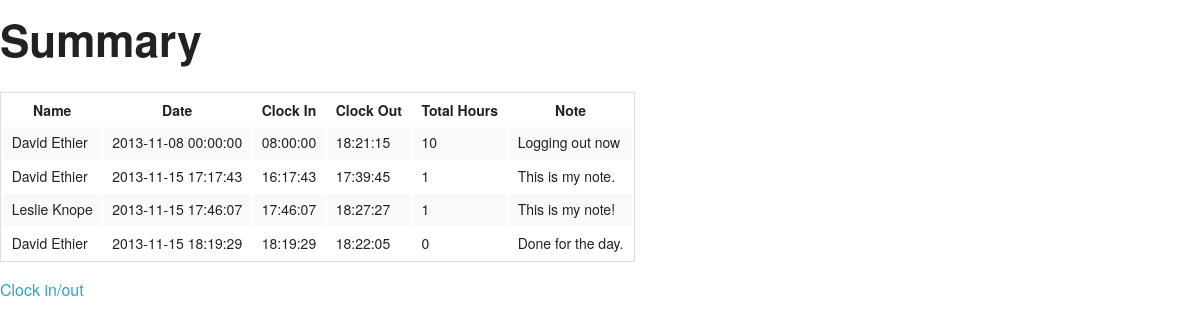
The page / on the database its author committed.
### tables this page shows
CREATE TABLE `users` (
  `id` int(11) NOT NULL AUTO_INCREMENT,
  `name` varchar(45) DEFAULT NULL,
  `date` datetime DEFAULT NULL,
  `clock_in` time DEFAULT NULL,
  `clock_out` time DEFAULT NULL,
  `note` varchar(255) DEFAULT NULL,
  `user_id` int(11) DEFAULT NULL,
  PRIMARY KEY (`id`)
);

### connection.php (called while the page is built, shortened)
<?php
function fetch_all($query)
{
 $data = array();
 $result = mysql_query($query);
 while($row = mysql_fetch_assoc($result))
 {
  $data[] = $row;
 }
 return $data;
}
?>

### index.php (the view, shortened to what this page needs)
<?php
	require("connection.php");
?>
<!doctype html>
<html>
  <head>
    <link rel="stylesheet" href="css/foundation.css">
  </head>
  <body>
  	<h1>Summary</h1>
 <table>
 	<tr>
 		<th>Name</th>
 		<th>Date</th>
 		<th>Clock In</th>
 		<th>Clock Out</th>
 		<th>Total Hours</th>
 		<th>Note</th>
 	</tr>
<?php
  $query = "SELECT * FROM users";
  $posts = fetch_all($query);
	foreach ($posts as $post){
		$time_worked = $post['clock_out'] - $post['clock_in'];
		if( isset($post['clock_in']) && isset($post['clock_out'])){
		echo "<tr>";
		echo "<td>" . $post['name'] . "</td>";
		echo "<td>" . $post['date'] . "</td>";
		echo "<td>" . $post['clock_in'] . "</td>";
		echo "<td>" . $post['clock_out'] . "</td>";
		echo "<td>" . $time_worked . "</td>";
		echo "<td>" . $post['note'] . "</td>";
		echo "</tr>";
	}
}
?>
</table>
<a href="clock.php">Clock in/out</a>
  </body>
</html>

### rows shown on the page
users: name "David Ethier", date "2013-11-08 00:00:00", clock_in "08:00:00", clock_out "18:21:15", time_worked "10", note "Logging out now"
users: name "David Ethier", date "2013-11-15 17:17:43", clock_in "16:17:43", clock_out "17:39:45", time_worked "1", note "This is my note."
users: name "Leslie Knope", date "2013-11-15 17:46:07", clock_in "17:46:07", clock_out "18:27:27", time_worked "1", note "This is my note!"
users: name "David Ethier", date "2013-11-15 18:19:29", clock_in "18:19:29", clock_out "18:22:05", time_worked "0", note "Done for the day."
